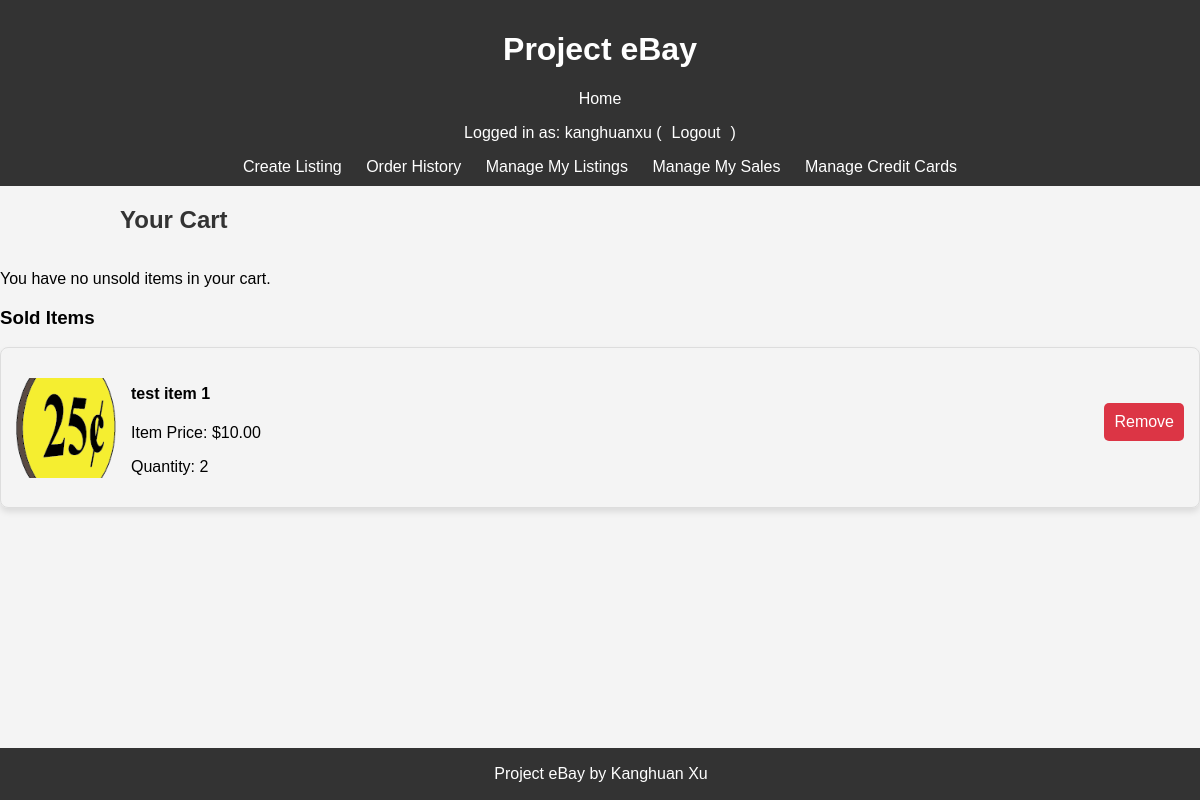
The page /cart/ (signed in) on the database as committed earlier.
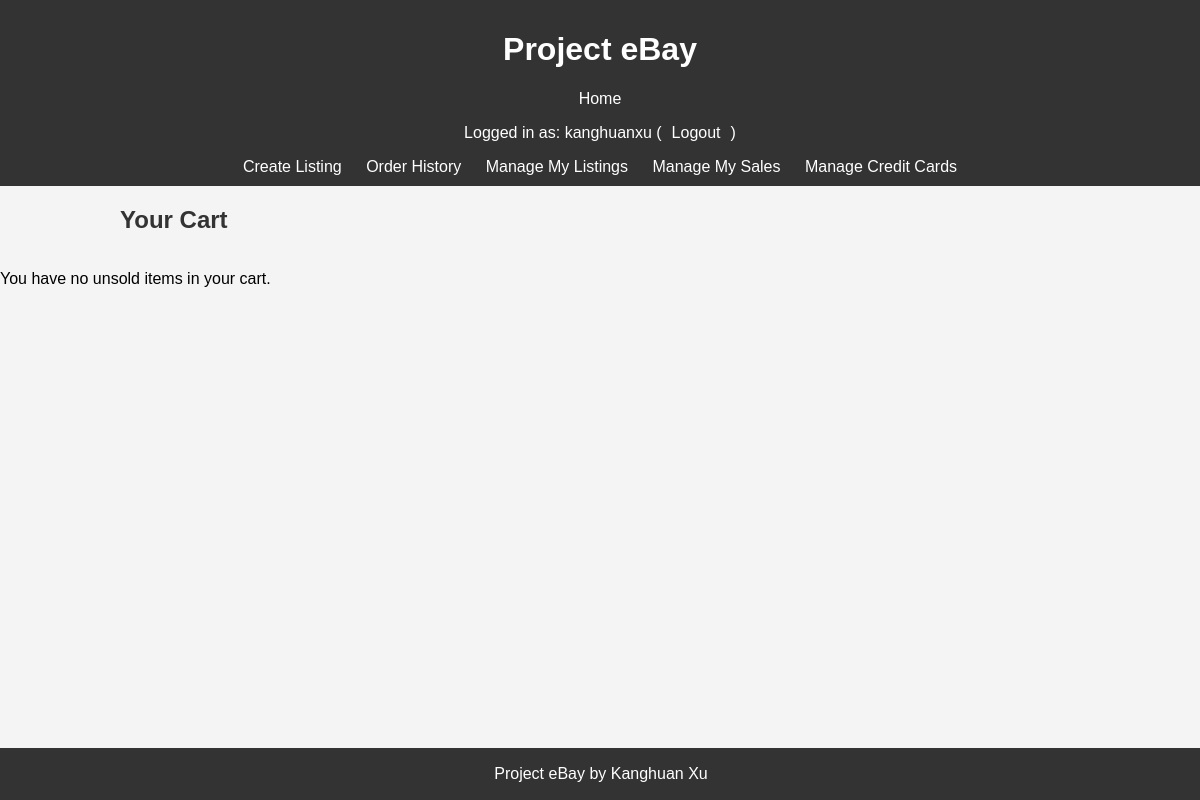
The same page on the database as committed later.
### project/models.py (models this page shows, shortened)
class CartItem(models.Model):
    cart = models.ForeignKey(Cart, on_delete=models.CASCADE, related_name='items')
    listing = models.ForeignKey('Listing', on_delete=models.CASCADE)
    quantity = models.PositiveIntegerField(default=1)  # Quantity of this item in the cart.

class Listing(models.Model):
    name = models.CharField(max_length=200) # Name of the item.
    description = models.TextField() # Description of the item.
    price = models.DecimalField(max_digits=10, decimal_places=2) # Price of the item, with validation in clean method.
    image = models.ImageField(upload_to='listing_images/', blank=True, null=True) # Optional image for the item.
    category = models.CharField(max_length=100) # Category the item belongs to.
    created_at = models.DateTimeField(auto_now_add=True) # Records when the listing was created.
    expires_at = models.DateTimeField() # When the listing expires.
    user = models.ForeignKey(User, on_delete=models.CASCADE, related_name="listings")  # The user who posted the listing.
    sold = models.BooleanField(default=False)  # Indicates if the item has been sold.
    quantity = models.PositiveIntegerField(default=1)  # Quantity of the item available.
    def clean(self):
        if self.price < 0:
            raise ValidationError("Price cannot be negative.")
        if self.price > 99999:
            raise ValidationError("Price cannot exceed 99999.")

### project/views.py (the view)
# urls.py: path('cart/', ViewCartView.as_view(), name='cart'),
class ViewCartView(LoginRequiredMixin, View):
    def get(self, request, *args, **kwargs):
        cart, created = Cart.objects.get_or_create(user=request.user)
        unsold_items = cart.items.filter(listing__sold=False).select_related('listing')
        sold_items = cart.items.filter(listing__sold=True).select_related('listing')
        total_price = sum(item.total_price for item in unsold_items)  # Use total_price as a property
        return render(request, 'project/cart.html', {
            'unsold_items': unsold_items,
            'sold_items': sold_items,
            'total_price': total_price,
        })

### project/templates/project/cart.html (shortened to what this page needs)
{% extends 'project/base.html' %}
{% block content %}
<div class="container">
    <h2>Your Cart</h2>
    {% if unsold_items %}
    <div class="cart-table">
        {% for item in unsold_items %}
        <div class="cart-item-card">
            <img src="{{ item.listing.image.url }}" alt="{{ item.listing.name }}" class="cart-item-image">
            <div class="cart-item-details">
                <h4><a href="{% url 'listing_detail' item.listing.id %}" class="text-decoration-none">{{ item.listing.name }}</a></h4>
                <p>Unit Price: ${{ item.listing.price|floatformat:2 }}</p>
                <p>Subtotal: ${{ item.total_price|floatformat:2 }}</p>
            </div>
            <div class="cart-item-actions">
                <form method="post" action="{% url 'update_cart_item_quantity' item.id %}" class="d-inline">
                    {% csrf_token %}
                    <input type="number" name="quantity" value="{{ item.quantity }}" min="1" max="{{ item.listing.quantity }}" class="form-control">
                    <button type="submit" class="btn btn-primary btn-sm mt-2">Update</button>
                </form>
                <form method="post" action="{% url 'remove_from_cart' item.id %}" class="d-inline">
                    {% csrf_token %}
                    <button type="submit" class="btn btn-danger btn-sm mt-2">Remove</button>
                </form>
            </div>
        </div>
        {% endfor %}
    </div>
    <div class="cart-total">
        <p>Total Price: ${{ total_price|floatformat:2 }}</p>
    </div>
    {% else %}
    <p class="text-muted">You have no unsold items in your cart.</p>
    {% endif %}
    {% if sold_items %}
    <h3>Sold Items</h3>
    <div class="cart-table">
        {% for item in sold_items %}
        <div class="cart-item-card">
            <img src="{{ item.listing.image.url }}" alt="{{ item.listing.name }}" class="cart-item-image">
            <div class="cart-item-details">
                <h4>{{ item.listing.name }}</h4>
                <p>Item Price: ${{ item.listing.price|floatformat:2 }}</p>
                <p>Quantity: {{ item.quantity }}</p>
            </div>
            <div class="cart-item-actions">
                <form method="post" action="{% url 'remove_from_cart' item.id %}" class="d-inline">
                    <button type="submit" class="btn btn-danger btn-sm mt-2">Remove</button>
                </form>
            </div>
        </div>
        {% endfor %}
    </div>
    {% endif %}
</div>
{% endblock %}

Rows that differ between the two databases and show on the page:
removed CartItem: listing.image (picture), listing.name "test item 1", listing.price "10.00", quantity "2"
Other text that changed with them:
text no longer shown: "Sold Items"
